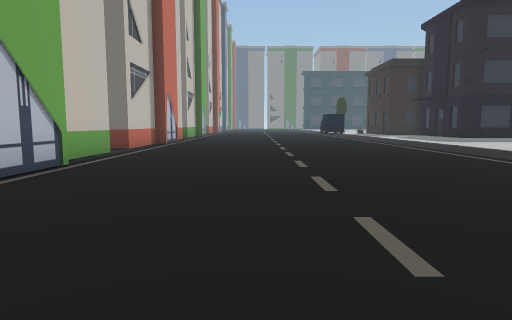
view 1 (above)

24 first-person views from a walk through a 3-D level made in the Unity game engine. The camera is 1.3 m above the floor, tilts 6° down and sees 75° across. The floor is counted in squares, 2 m on a side. Each view is taken from the middle of a square. On the plan, view 1 faces up. The plan holds only what a view shows up to about 10 squares ahead; the rest is blank. The place goes on beyond the plan. The player is left out. Some surface patterns are stand-ins.

view 2
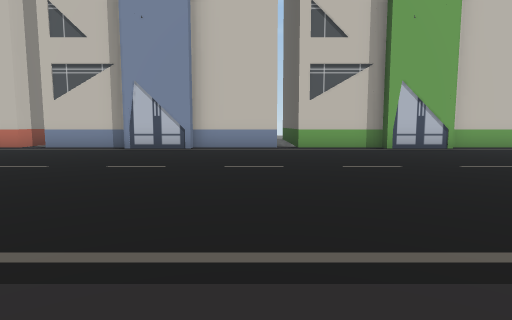

view 3
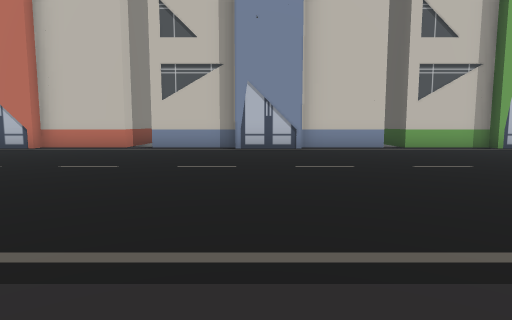

view 4
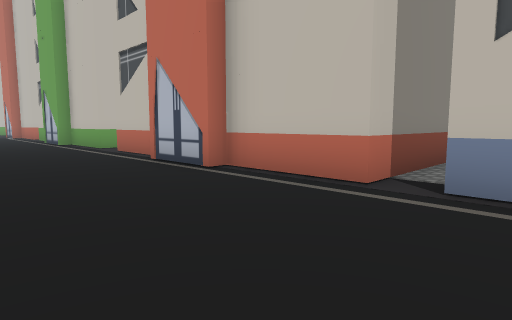

view 5
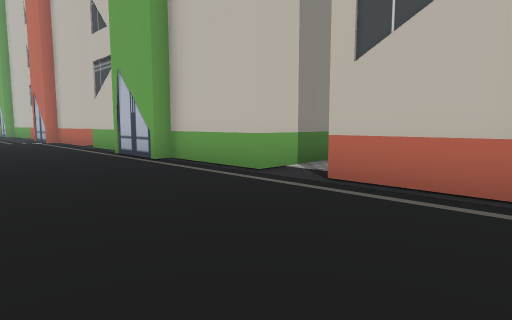

view 6
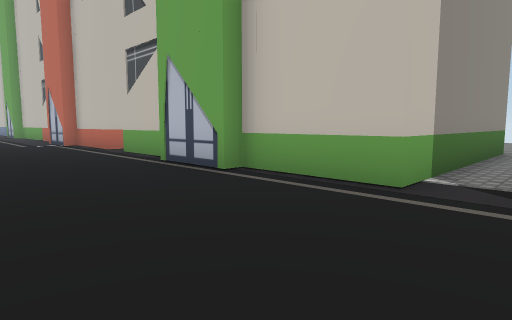

view 7
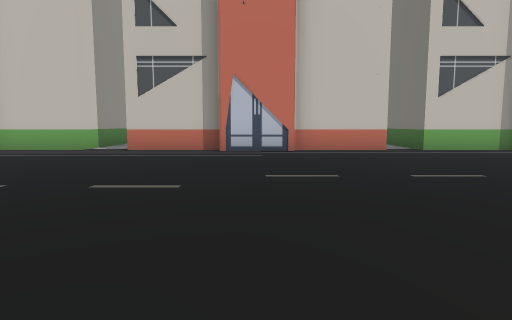

view 8
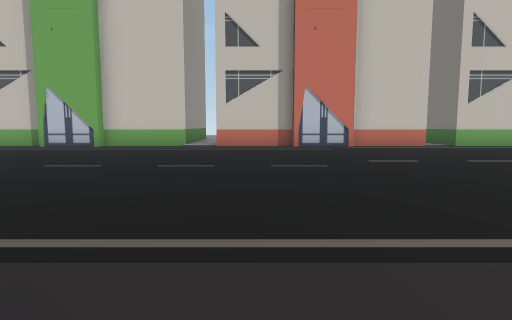

view 9
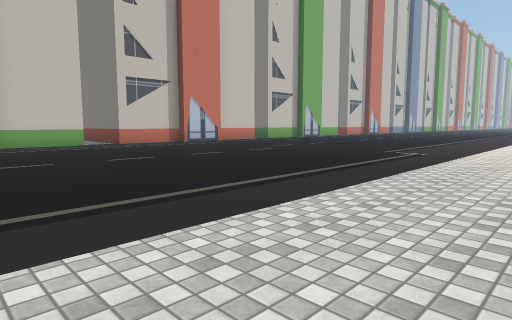

view 10
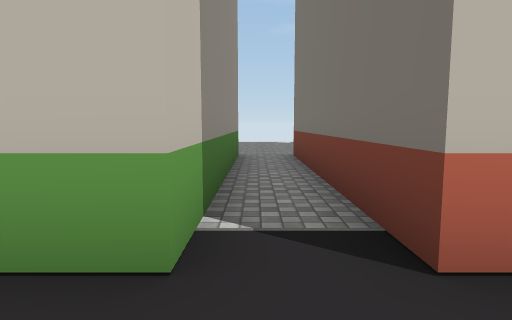

view 11
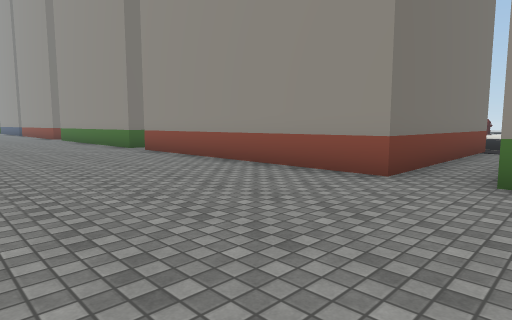

view 12
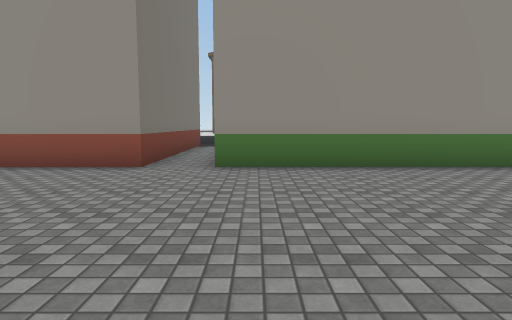

view 13
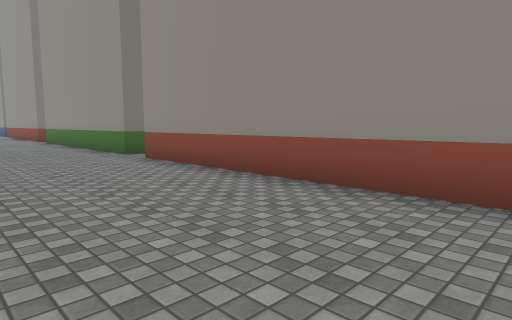

view 14
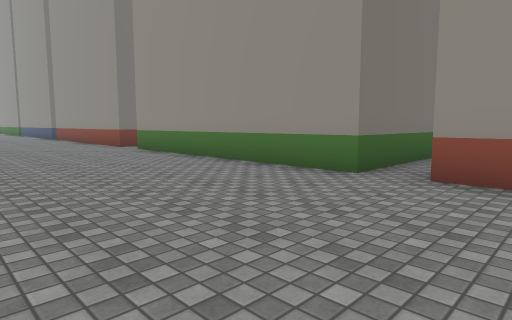

view 15
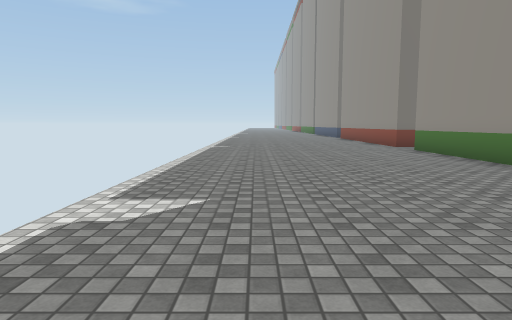

view 16
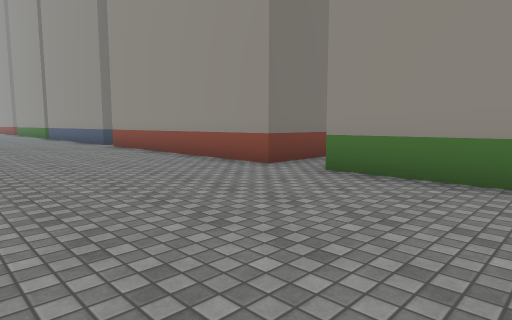

view 17
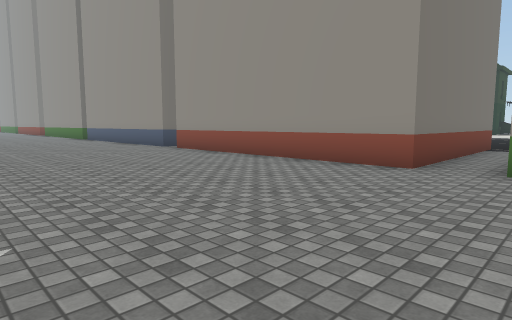

view 18
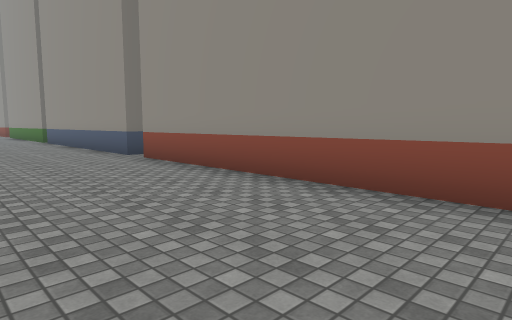

view 19
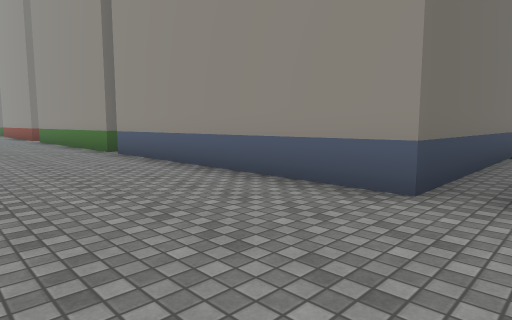

view 20
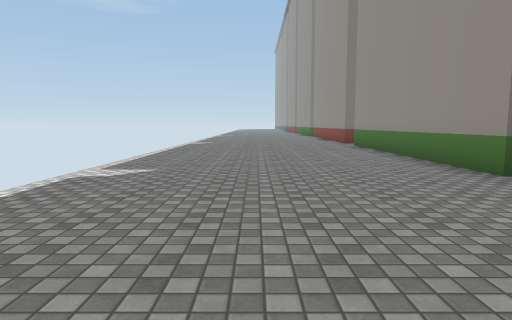

view 21
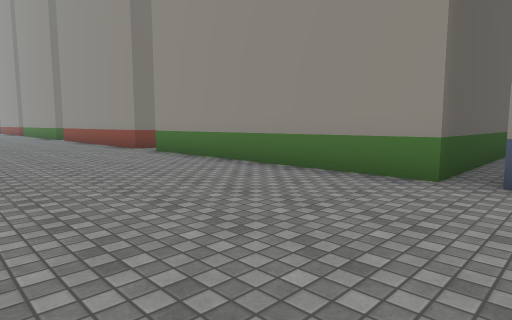

view 22
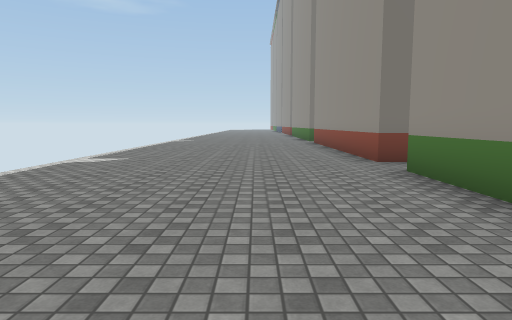

view 23
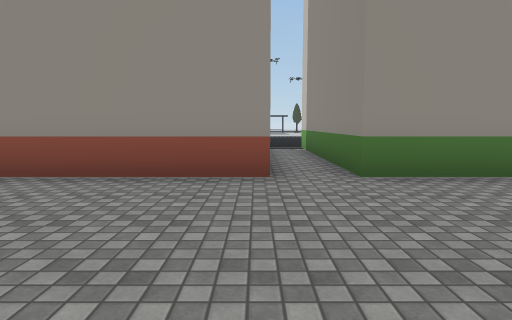

view 24
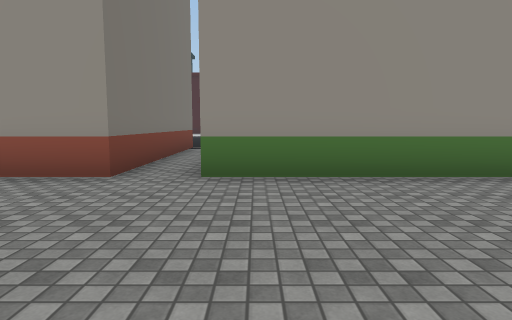

### Floor plan
Key: @ floor where view 1 was taken; . floor; B building.
Columns run from 14 left of view 1 to 8 right of it. Each row starts with its distance up from view 1.
 12 ......
 11 ......
 10 ......     ...........
  9 ......BBBBB...........
  8 .....................
  7 ......BBBBB.........
  6 ......B   B.........
  5 ......B    B.......
  4 ......B    B......
  3 ......B   B.......
  2 ......BBBBB........
  1 ....................
  0 ......B   B...@......
 -1 ......B   B.........
 -2  .....B    B........
 -3   ....B    B.........
 -4   ....B   B.........
 -5  .....B   B........
 -6  .....BBBBB.......
 -7  .....B BBB.....
 -8  .....     ....
 -9  .....     B...
-10  .....     B..
-11 ......     ....
-12 ......     ....
-13 ......BBBBB....
-14 ...............
-15 ......BBBBB....
-16 ......B   B....
-17 ......B    B...
-18 ......B    B..
-19 ......B   B...
-20 ......BBBBB...
-21 ...............
-22 ......B   B......  ..
-23  .....     ...........
-24   ....     B..........
-25   ....     B..........
-26  .....     ...........
-27  .....     ...........
-28  .....BBBBB...........
-29  ......................
-30 ......BBBBB............
-31  .....B   B............
-32   ....B    B...........
-33    ...B    B...   .....

Positions as (right, up) in squares from view 1, and headings:
1: (0, 0), facing up
2: (6, 0), facing left
3: (6, -3), facing left
4: (0, -5), facing down-left
5: (0, -11), facing down-left
6: (0, -13), facing down-left
7: (5, -25), facing left
8: (7, -27), facing left
9: (8, -33), facing up-left
10: (-2, -29), facing left
11: (-13, -30), facing up-right
12: (-14, -30), facing right
13: (-12, -28), facing up-right
14: (-13, -23), facing up-right
15: (-13, -23), facing up
16: (-13, -17), facing up-right
17: (-14, -15), facing up-right
18: (-12, -13), facing up-right
19: (-12, -7), facing up-right
20: (-12, -3), facing up
21: (-13, 0), facing up-right
22: (-11, 3), facing up
23: (-13, 9), facing right
24: (-13, 7), facing right
